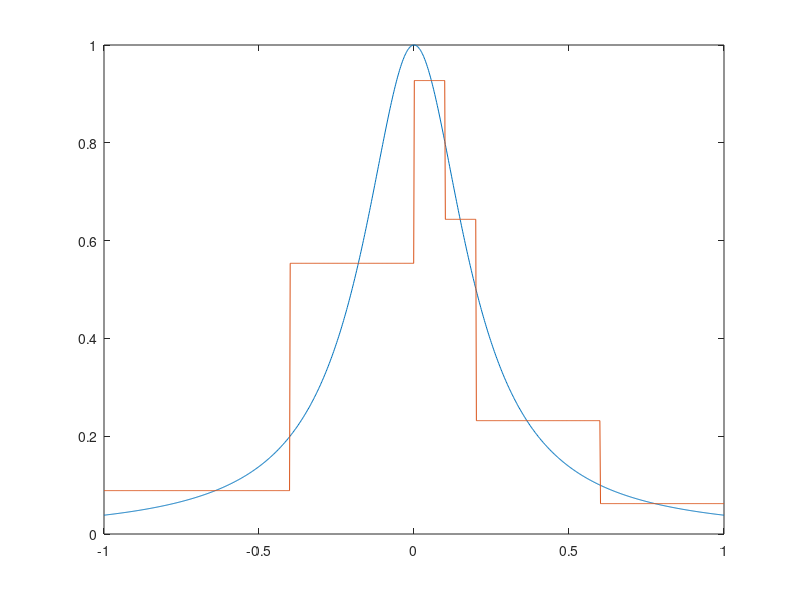

Recreate this plot in MATLAB.
f = @(x) 1./(1+25*x.^2); % function to be approximated
intf = @(x) 0.2 * (atan(5*x)); % integral of f
Xi = [-1,-0.4, 0 , 0.1,0.2,0.6,1];
n = length(Xi);

G = diag(diff(Xi));
r = intf(Xi(2:n)) - intf(Xi(1:n-1));
phi = G\r.'; % solve linear system

x = linspace(-1,1,1000);
y = zeros(1000,1);

for i = 1:n-1
    index = (Xi(i) <= x & x <= Xi(i+1));
    y(index) = phi(i);
end
plot(x, f(x), x, y)
